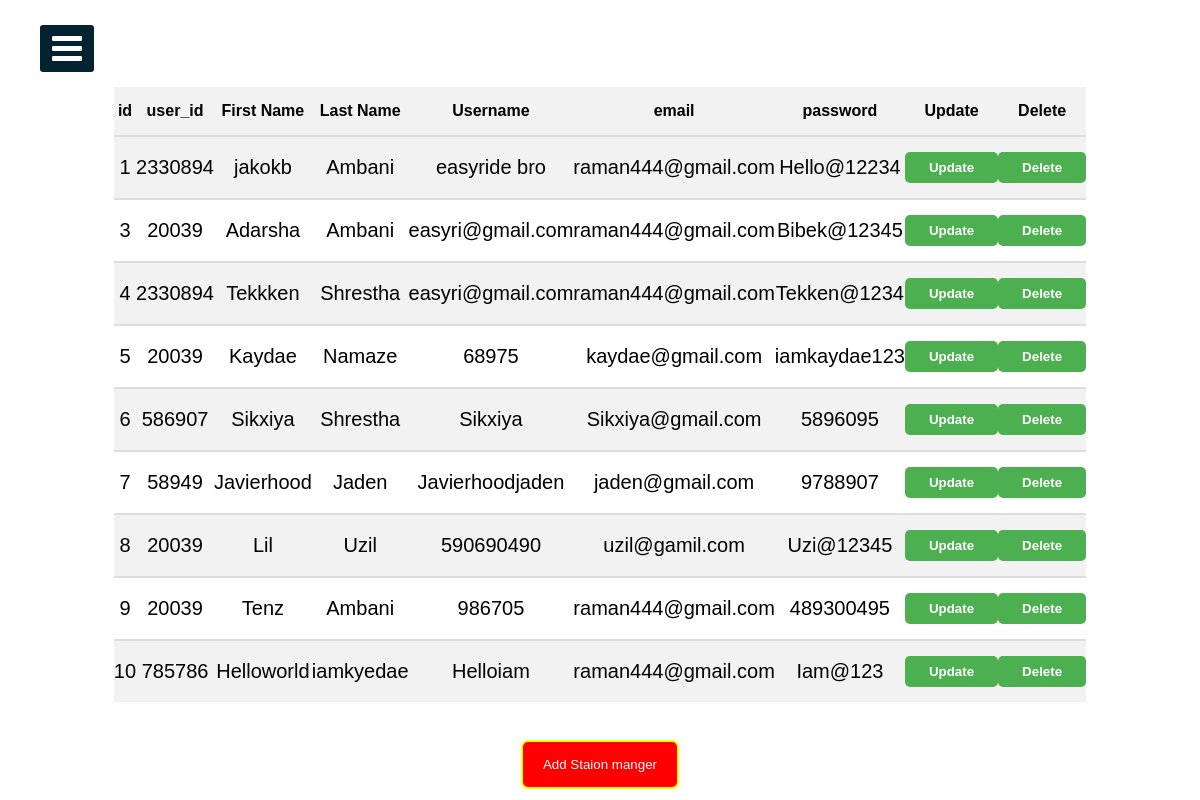
/EasyRide_Final/Stationmanagerprofile.php, run on the app's committed database.
### tables this page shows
CREATE TABLE `station_manager` (
  `id` int(11) NOT NULL,
  `user_id` bigint(25) NOT NULL,
  `First_Name` varchar(255) NOT NULL,
  `Last_Name` varchar(255) NOT NULL,
  `username` varchar(255) NOT NULL,
  `email` varchar(255) NOT NULL,
  `password` varchar(255) NOT NULL
);

### EasyRide_Final/Stationmanagerprofile.php (the view, shortened to what this page needs)
<?php
include("connection.php");
?>
<!DOCTYPE html>
<html>
<head>
  <link rel="stylesheet" href="sidebar.css">
  <link rel="stylesheet" href="managebuses.css">
  <link rel="stylesheet" href="https://cdnjs.cloudflare.com/ajax/libs/font-awesome/4.7.0/css/font-awesome.min.css">
</head>
<body>
  <label for="check">
    <i class="fa fa-bars" id="btn"></i>
  </label>
  <div class="sidebar2">
    <h1 class="adminTopic">Manage Station Manager Profiles</h1>
    <?php
      $sqlget="SELECT * FROM station_manager";
      $sqldata=mysqli_query($conn,$sqlget) or die('error getting');
      echo "<table>";
      echo "<tr>
              <th>id</th>
              <th>user_id</th>
              <th>First Name</th>
              <th>Last Name</th>
              <th>Username</th>
              <th>email</th>
              <th>password</th>
              <th>Update</th>
              <th>Delete</th>
            </tr>";
      while ($row=mysqli_fetch_array($sqldata,MYSQLI_ASSOC)) {
        echo "<tr><td>";
        echo $row['id'];
        echo "</td><td>";
        echo $row['user_id'];
        echo "</td><td>";
        echo $row['First_Name'];
        echo "</td><td>";
        echo $row['Last_Name'];
        echo "</td><td>";
        echo $row['username'];
        echo "</td><td>";
        echo $row['email'];
        echo "</td><td>";
        echo $row['password'];
        echo "</td>";
        ?>
        <td>
          <button>
            <a href="updateStationManagerProfile.php?id=<?php echo $row['id'];?>">
              Update
            </a>
          </button>
        </td>
        <td>
          <button>
            <a href="deleteStationManagerProfile.php?id=<?php echo $row['id'];?>">
              Delete
            </a>
          </button>
        </td>
        <?php
      }
      echo "</table>";
    ?>
    <br>
    <a href="addstationmanager.php"><button class="btnPolicy">Add Staion manger</button></a>
  </div>
</body>
</html>

### EasyRide_Final/sidebar.css (style rules this page uses)
* { margin: 0; padding: 0; list-style: none; text-decoration: none; }
label #btn, label #cancle { position: absolute; cursor: pointer; background: #042331; color: #fff; border-radius: 3px; }
label #btn { left: 40px; top: 25px; font-size: 35px; color: #fff; padding: 6px 12px; transition: all 0.5s; }

### EasyRide_Final/managebuses.css (style rules this page uses)
body { background-image: url("1.jpg"); background-position: center; background-size: cover; height: 700px; background-repeat: no-repeat; background-attachment: fixed; font-family: Arial, sans-serif; }
.adminTopic { text-align: center; color: #fff; }
table { width: 80%; margin: auto; border-collapse: collapse; text-align: center; margin-top: 50px; background-color: rgba(255, 255, 255, 0.9); border-radius: 10px; }
table th { background-color: #f2f2f2; border-bottom: 2px solid #ddd; padding: 15px 0; font-weight: bold; }
table tr:nth-child(even) { background-color: #f2f2f2; }
table tr td { border-bottom: 2px solid #ddd; padding: 15px 0; font-size: 20px; }
table tr:last-child td { border-bottom: none; }
table tr td a { color: white; border-radius: 5px; padding: 8px 12px; text-decoration: none; font-weight: bold; background-color: #4CAF50; transition: background-color 0.3s; }
.btnPolicy { padding: 15px 20px; border: 2px solid yellow; border-radius: 7px; background-color: red; color: white; margin: 20px auto; display: block; transition: background-color 0.3s; }
table tr td button { padding: 8px 12px; border: none; border-radius: 5px; background-color: #4CAF50; color: white; cursor: pointer; transition: background-color 0.3s; }

### data on the page
station_manager: id "1", user "2330894", First_Name "jakokb", Last_Name "Ambani", username "easyride bro", email "raman444@gmail.com", password "Hello@12234"
station_manager: id "3", user "20039", First_Name "Adarsha", Last_Name "Ambani", username "easyri@gmail.com", email "raman444@gmail.com", password "Bibek@12345"
station_manager: id "4", user "2330894", First_Name "Tekkken", Last_Name "Shrestha", username "easyri@gmail.com", email "raman444@gmail.com", password "Tekken@1234"
station_manager: id "5", user "20039", First_Name "Kaydae", Last_Name "Namaze", username "68975", email "kaydae@gmail.com", password "iamkaydae123"
station_manager: id "6", user "586907", First_Name "Sikxiya", Last_Name "Shrestha", username "Sikxiya", email "Sikxiya@gmail.com", password "5896095"
station_manager: id "7", user "58949", First_Name "Javierhood", Last_Name "Jaden", username "Javierhoodjaden", email "jaden@gmail.com", password "9788907"
station_manager: id "8", user "20039", First_Name "Lil", Last_Name "Uzil", username "590690490", email "uzil@gamil.com", password "Uzi@12345"
station_manager: id "9", user "20039", First_Name "Tenz", Last_Name "Ambani", username "986705", email "raman444@gmail.com", password "489300495"
station_manager: id "10", user "785786", First_Name "Helloworld", Last_Name "iamkyedae", username "Helloiam", email "raman444@gmail.com", password "Iam@123"
